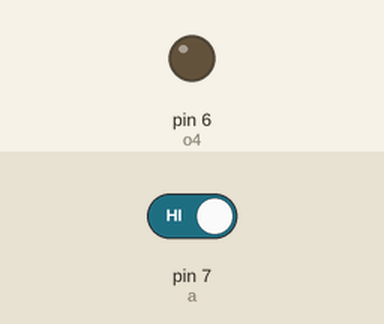
This sketch was run on a simulated Arduino Uno, built with avr-gcc and run on an emulated ATmega328P. Parts: output pins drawn as LEDs (lit = HIGH). The test bench sets the inputs (shaded band); at power-on: pin 7 (a) HIGH.

Above: at 1.2 s.
1.3 s: pin 7 (a) driven LOW
At 1.9 s:
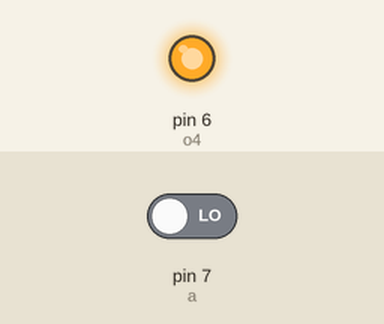
Timing chart, 0 to 4.3 s (numbered marks = the images above; inputs shaded):
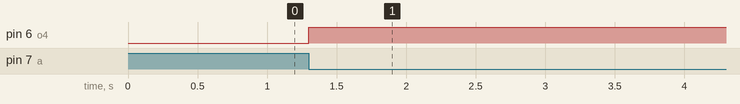

Measured:
- after the input at 1.3 s, pin 6 (o4): LOW → HIGH at once

The sketch:

s4_final.ino
```cpp
int a=7;
int o4=6;
int g4=5;
int s4;


void setup()
{
  pinMode(a,INPUT);
  pinMode(o4,OUTPUT);
  pinMode(g4,INPUT);

  digitalWrite(g4,HIGH);
}

void loop()
{
  s4=digitalRead(a);
  if(s4==LOW)
  {
    digitalWrite(o4,HIGH);
    digitalWrite(g4,LOW);
  }

}
```
